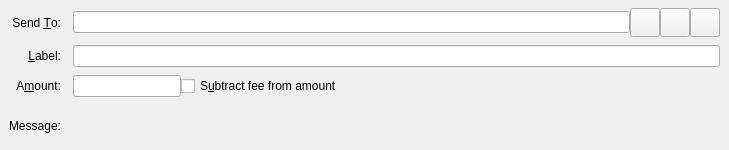
<?xml version="1.0" encoding="UTF-8"?>
<ui version="4.0">
 <class>SendCoinsEntry</class>
 <widget class="QStackedWidget" name="SendCoinsEntry">
  <property name="geometry">
   <rect>
    <x>0</x>
    <y>0</y>
    <width>729</width>
    <height>150</height>
   </rect>
  </property>
  <property name="focusPolicy">
   <enum>Qt::TabFocus</enum>
  </property>
  <property name="autoFillBackground">
   <bool>false</bool>
  </property>
  <widget class="QFrame" name="SendCoins">
   <property name="toolTip">
    <string>This is a normal payment.</string>
   </property>
   <property name="frameShape">
    <enum>QFrame::NoFrame</enum>
   </property>
   <layout class="QGridLayout" name="gridLayout">
    <property name="topMargin">
     <number>8</number>
    </property>
    <property name="bottomMargin">
     <number>4</number>
    </property>
    <property name="horizontalSpacing">
     <number>12</number>
    </property>
    <property name="verticalSpacing">
     <number>8</number>
    </property>
    <item row="2" column="1">
     <layout class="QHBoxLayout" name="horizontalLayoutAmount" stretch="0,1">
      <item>
       <widget class="Hemp0xAmountField" name="payAmount"/>
      </item>
      <item>
       <widget class="QCheckBox" name="checkboxSubtractFeeFromAmount">
        <property name="toolTip">
         <string>The fee will be deducted from the amount being sent. The recipient will receive less hemp0xs than you enter in the amount field. If multiple recipients are selected, the fee is split equally.</string>
        </property>
        <property name="text">
         <string>S&amp;ubtract fee from amount</string>
        </property>
       </widget>
      </item>
     </layout>
    </item>
    <item row="3" column="1">
     <widget class="QLabel" name="messageTextLabel">
      <property name="toolTip">
       <string>A message that was attached to the hemp0x: URI which will be stored with the transaction for your reference. Note: This message will not be sent over the Hemp0x network.</string>
      </property>
      <property name="textFormat">
       <enum>Qt::PlainText</enum>
      </property>
     </widget>
    </item>
    <item row="1" column="0">
     <widget class="QLabel" name="labellLabel">
      <property name="text">
       <string>&amp;Label:</string>
      </property>
      <property name="alignment">
       <set>Qt::AlignRight|Qt::AlignTrailing|Qt::AlignVCenter</set>
      </property>
      <property name="buddy">
       <cstring>addAsLabel</cstring>
      </property>
     </widget>
    </item>
    <item row="0" column="1">
     <layout class="QHBoxLayout" name="payToLayout">
      <property name="spacing">
       <number>0</number>
      </property>
      <item>
       <widget class="QValidatedLineEdit" name="payTo">
        <property name="toolTip">
         <string>The Hemp0x address to send the payment to</string>
        </property>
       </widget>
      </item>
      <item>
       <widget class="QToolButton" name="addressBookButton">
        <property name="toolTip">
         <string>Choose previously used address</string>
        </property>
        <property name="text">
         <string/>
        </property>
        <property name="icon">
         <iconset resource="../hemp0x.qrc">
          <normaloff>:/icons/address-book</normaloff>:/icons/address-book</iconset>
        </property>
        <property name="iconSize">
         <size>
          <width>22</width>
          <height>22</height>
         </size>
        </property>
        <property name="shortcut">
         <string>Alt+A</string>
        </property>
       </widget>
      </item>
      <item>
       <widget class="QToolButton" name="pasteButton">
        <property name="toolTip">
         <string>Paste address from clipboard</string>
        </property>
        <property name="text">
         <string/>
        </property>
        <property name="icon">
         <iconset resource="../hemp0x.qrc">
          <normaloff>:/icons/editpaste</normaloff>:/icons/editpaste</iconset>
        </property>
        <property name="iconSize">
         <size>
          <width>22</width>
          <height>22</height>
         </size>
        </property>
        <property name="shortcut">
         <string>Alt+P</string>
        </property>
       </widget>
      </item>
      <item>
       <widget class="QToolButton" name="deleteButton">
        <property name="toolTip">
         <string>Remove this entry</string>
        </property>
        <property name="text">
         <string/>
        </property>
        <property name="icon">
         <iconset resource="../hemp0x.qrc">
          <normaloff>:/icons/remove</normaloff>:/icons/remove</iconset>
        </property>
        <property name="iconSize">
         <size>
          <width>22</width>
          <height>22</height>
         </size>
        </property>
       </widget>
      </item>
     </layout>
    </item>
    <item row="2" column="0">
     <widget class="QLabel" name="amountLabel">
      <property name="text">
       <string>A&amp;mount:</string>
      </property>
      <property name="alignment">
       <set>Qt::AlignRight|Qt::AlignTrailing|Qt::AlignVCenter</set>
      </property>
      <property name="buddy">
       <cstring>payAmount</cstring>
      </property>
     </widget>
    </item>
    <item row="1" column="1">
     <widget class="QLineEdit" name="addAsLabel">
      <property name="toolTip">
       <string>Enter a label for this address to add it to the list of used addresses</string>
      </property>
     </widget>
    </item>
    <item row="3" column="0">
     <widget class="QLabel" name="messageLabel">
      <property name="text">
       <string>Message:</string>
      </property>
      <property name="alignment">
       <set>Qt::AlignRight|Qt::AlignTrailing|Qt::AlignVCenter</set>
      </property>
     </widget>
    </item>
    <item row="0" column="0">
     <widget class="QLabel" name="payToLabel">
      <property name="text">
       <string>Send &amp;To:</string>
      </property>
      <property name="alignment">
       <set>Qt::AlignRight|Qt::AlignTrailing|Qt::AlignVCenter</set>
      </property>
      <property name="buddy">
       <cstring>payTo</cstring>
      </property>
     </widget>
    </item>
   </layout>
  </widget>
  <widget class="QFrame" name="SendCoins_UnauthenticatedPaymentRequest">
   <property name="palette">
    <palette>
     <active>
      <colorrole role="WindowText">
       <brush brushstyle="SolidPattern">
        <color alpha="255">
         <red>0</red>
         <green>0</green>
         <blue>0</blue>
        </color>
       </brush>
      </colorrole>
      <colorrole role="Button">
       <brush brushstyle="SolidPattern">
        <color alpha="255">
         <red>255</red>
         <green>255</green>
         <blue>127</blue>
        </color>
       </brush>
      </colorrole>
      <colorrole role="Light">
       <brush brushstyle="SolidPattern">
        <color alpha="255">
         <red>255</red>
         <green>255</green>
         <blue>255</blue>
        </color>
       </brush>
      </colorrole>
      <colorrole role="Midlight">
       <brush brushstyle="SolidPattern">
        <color alpha="255">
         <red>255</red>
         <green>255</green>
         <blue>191</blue>
        </color>
       </brush>
      </colorrole>
      <colorrole role="Dark">
       <brush brushstyle="SolidPattern">
        <color alpha="255">
         <red>127</red>
         <green>127</green>
         <blue>63</blue>
        </color>
       </brush>
      </colorrole>
      <colorrole role="Mid">
       <brush brushstyle="SolidPattern">
        <color alpha="255">
         <red>170</red>
         <green>170</green>
         <blue>84</blue>
        </color>
       </brush>
      </colorrole>
      <colorrole role="Text">
       <brush brushstyle="SolidPattern">
        <color alpha="255">
         <red>0</red>
         <green>0</green>
         <blue>0</blue>
        </color>
       </brush>
      </colorrole>
      <colorrole role="BrightText">
       <brush brushstyle="SolidPattern">
        <color alpha="255">
         <red>255</red>
         <green>255</green>
         <blue>255</blue>
        </color>
       </brush>
      </colorrole>
      <colorrole role="ButtonText">
       <brush brushstyle="SolidPattern">
        <color alpha="255">
         <red>0</red>
         <green>0</green>
         <blue>0</blue>
        </color>
       </brush>
      </colorrole>
      <colorrole role="Base">
       <brush brushstyle="SolidPattern">
        <color alpha="255">
         <red>255</red>
         <green>255</green>
         <blue>255</blue>
        </color>
       </brush>
      </colorrole>
      <colorrole role="Window">
       <brush brushstyle="SolidPattern">
        <color alpha="255">
         <red>255</red>
         <green>255</green>
         <blue>127</blue>
        </color>
       </brush>
      </colorrole>
      <colorrole role="Shadow">
       <brush brushstyle="SolidPattern">
        <color alpha="255">
         <red>0</red>
         <green>0</green>
         <blue>0</blue>
        </color>
       </brush>
      </colorrole>
      <colorrole role="AlternateBase">
       <brush brushstyle="SolidPattern">
        <color alpha="255">
         <red>255</red>
         <green>255</green>
         <blue>191</blue>
        </color>
       </brush>
      </colorrole>
      <colorrole role="ToolTipBase">
       <brush brushstyle="SolidPattern">
        <color alpha="255">
         <red>255</red>
         <green>255</green>
         <blue>220</blue>
        </color>
       </brush>
      </colorrole>
      <colorrole role="ToolTipText">
       <brush brushstyle="SolidPattern">
        <color alpha="255">
         <red>0</red>
         <green>0</green>
         <blue>0</blue>
        </color>
       </brush>
      </colorrole>
     </active>
     <inactive>
      <colorrole role="WindowText">
       <brush brushstyle="SolidPattern">
        <color alpha="255">
         <red>0</red>
         <green>0</green>
         <blue>0</blue>
        </color>
       </brush>
      </colorrole>
      <colorrole role="Button">
       <brush brushstyle="SolidPattern">
        <color alpha="255">
         <red>255</red>
         <green>255</green>
         <blue>127</blue>
        </color>
       </brush>
      </colorrole>
      <colorrole role="Light">
       <brush brushstyle="SolidPattern">
        <color alpha="255">
         <red>255</red>
         <green>255</green>
         <blue>255</blue>
        </color>
       </brush>
      </colorrole>
      <colorrole role="Midlight">
       <brush brushstyle="SolidPattern">
        <color alpha="255">
         <red>255</red>
         <green>255</green>
         <blue>191</blue>
        </color>
       </brush>
      </colorrole>
      <colorrole role="Dark">
       <brush brushstyle="SolidPattern">
        <color alpha="255">
         <red>127</red>
         <green>127</green>
         <blue>63</blue>
        </color>
       </brush>
      </colorrole>
      <colorrole role="Mid">
       <brush brushstyle="SolidPattern">
        <color alpha="255">
         <red>170</red>
         <green>170</green>
         <blue>84</blue>
        </color>
       </brush>
      </colorrole>
      <colorrole role="Text">
       <brush brushstyle="SolidPattern">
        <color alpha="255">
         <red>0</red>
         <green>0</green>
         <blue>0</blue>
        </color>
       </brush>
      </colorrole>
      <colorrole role="BrightText">
       <brush brushstyle="SolidPattern">
        <color alpha="255">
         <red>255</red>
         <green>255</green>
         <blue>255</blue>
        </color>
       </brush>
      </colorrole>
      <colorrole role="ButtonText">
       <brush brushstyle="SolidPattern">
        <color alpha="255">
         <red>0</red>
         <green>0</green>
         <blue>0</blue>
        </color>
       </brush>
      </colorrole>
      <colorrole role="Base">
       <brush brushstyle="SolidPattern">
        <color alpha="255">
         <red>255</red>
         <green>255</green>
         <blue>255</blue>
        </color>
       </brush>
      </colorrole>
      <colorrole role="Window">
       <brush brushstyle="SolidPattern">
        <color alpha="255">
         <red>255</red>
         <green>255</green>
         <blue>127</blue>
        </color>
       </brush>
      </colorrole>
      <colorrole role="Shadow">
       <brush brushstyle="SolidPattern">
        <color alpha="255">
         <red>0</red>
         <green>0</green>
         <blue>0</blue>
        </color>
       </brush>
      </colorrole>
      <colorrole role="AlternateBase">
       <brush brushstyle="SolidPattern">
        <color alpha="255">
         <red>255</red>
         <green>255</green>
         <blue>191</blue>
        </color>
       </brush>
      </colorrole>
      <colorrole role="ToolTipBase">
       <brush brushstyle="SolidPattern">
        <color alpha="255">
         <red>255</red>
         <green>255</green>
         <blue>220</blue>
        </color>
       </brush>
      </colorrole>
      <colorrole role="ToolTipText">
       <brush brushstyle="SolidPattern">
        <color alpha="255">
         <red>0</red>
         <green>0</green>
         <blue>0</blue>
        </color>
       </brush>
      </colorrole>
     </inactive>
     <disabled>
      <colorrole role="WindowText">
       <brush brushstyle="SolidPattern">
        <color alpha="255">
         <red>127</red>
         <green>127</green>
         <blue>63</blue>
        </color>
       </brush>
      </colorrole>
      <colorrole role="Button">
       <brush brushstyle="SolidPattern">
        <color alpha="255">
         <red>255</red>
         <green>255</green>
         <blue>127</blue>
        </color>
       </brush>
      </colorrole>
      <colorrole role="Light">
       <brush brushstyle="SolidPattern">
        <color alpha="255">
         <red>255</red>
         <green>255</green>
         <blue>255</blue>
        </color>
       </brush>
      </colorrole>
      <colorrole role="Midlight">
       <brush brushstyle="SolidPattern">
        <color alpha="255">
         <red>255</red>
         <green>255</green>
         <blue>191</blue>
        </color>
       </brush>
      </colorrole>
      <colorrole role="Dark">
       <brush brushstyle="SolidPattern">
        <color alpha="255">
         <red>127</red>
         <green>127</green>
         <blue>63</blue>
        </color>
       </brush>
      </colorrole>
      <colorrole role="Mid">
       <brush brushstyle="SolidPattern">
        <color alpha="255">
         <red>170</red>
         <green>170</green>
         <blue>84</blue>
        </color>
       </brush>
      </colorrole>
      <colorrole role="Text">
       <brush brushstyle="SolidPattern">
        <color alpha="255">
         <red>127</red>
         <green>127</green>
         <blue>63</blue>
        </color>
       </brush>
      </colorrole>
      <colorrole role="BrightText">
       <brush brushstyle="SolidPattern">
        <color alpha="255">
         <red>255</red>
         <green>255</green>
         <blue>255</blue>
        </color>
       </brush>
      </colorrole>
      <colorrole role="ButtonText">
       <brush brushstyle="SolidPattern">
        <color alpha="255">
         <red>127</red>
         <green>127</green>
         <blue>63</blue>
        </color>
       </brush>
      </colorrole>
      <colorrole role="Base">
       <brush brushstyle="SolidPattern">
        <color alpha="255">
         <red>255</red>
         <green>255</green>
         <blue>127</blue>
        </color>
       </brush>
      </colorrole>
      <colorrole role="Window">
       <brush brushstyle="SolidPattern">
        <color alpha="255">
         <red>255</red>
         <green>255</green>
         <blue>127</blue>
        </color>
       </brush>
      </colorrole>
      <colorrole role="Shadow">
       <brush brushstyle="SolidPattern">
        <color alpha="255">
         <red>0</red>
         <green>0</green>
         <blue>0</blue>
        </color>
       </brush>
      </colorrole>
      <colorrole role="AlternateBase">
       <brush brushstyle="SolidPattern">
        <color alpha="255">
         <red>255</red>
         <green>255</green>
         <blue>127</blue>
        </color>
       </brush>
      </colorrole>
      <colorrole role="ToolTipBase">
       <brush brushstyle="SolidPattern">
        <color alpha="255">
         <red>255</red>
         <green>255</green>
         <blue>220</blue>
        </color>
       </brush>
      </colorrole>
      <colorrole role="ToolTipText">
       <brush brushstyle="SolidPattern">
        <color alpha="255">
         <red>0</red>
         <green>0</green>
         <blue>0</blue>
        </color>
       </brush>
      </colorrole>
     </disabled>
    </palette>
   </property>
   <property name="toolTip">
    <string>This is an unauthenticated payment request.</string>
   </property>
   <property name="autoFillBackground">
    <bool>true</bool>
   </property>
   <property name="frameShape">
    <enum>QFrame::NoFrame</enum>
   </property>
   <layout class="QGridLayout" name="gridLayout_is">
    <property name="spacing">
     <number>12</number>
    </property>
    <item row="0" column="0">
     <widget class="QLabel" name="payToLabel_is">
      <property name="text">
       <string>Send to:</string>
      </property>
      <property name="alignment">
       <set>Qt::AlignRight|Qt::AlignTrailing|Qt::AlignVCenter</set>
      </property>
     </widget>
    </item>
    <item row="0" column="1">
     <layout class="QHBoxLayout" name="payToLayout_is">
      <property name="spacing">
       <number>0</number>
      </property>
      <item>
       <widget class="QLabel" name="payTo_is"/>
      </item>
      <item>
       <widget class="QToolButton" name="deleteButton_is">
        <property name="toolTip">
         <string>Remove this entry</string>
        </property>
        <property name="text">
         <string/>
        </property>
        <property name="icon">
         <iconset resource="../hemp0x.qrc">
          <normaloff>:/icons/remove</normaloff>:/icons/remove</iconset>
        </property>
       </widget>
      </item>
     </layout>
    </item>
    <item row="1" column="0">
     <widget class="QLabel" name="memoLabel_is">
      <property name="text">
       <string>Memo:</string>
      </property>
      <property name="alignment">
       <set>Qt::AlignRight|Qt::AlignTrailing|Qt::AlignVCenter</set>
      </property>
     </widget>
    </item>
    <item row="1" column="1">
     <widget class="QLabel" name="memoTextLabel_is">
      <property name="textFormat">
       <enum>Qt::PlainText</enum>
      </property>
     </widget>
    </item>
    <item row="2" column="0">
     <widget class="QLabel" name="amountLabel_is">
      <property name="text">
       <string>A&amp;mount:</string>
      </property>
      <property name="alignment">
       <set>Qt::AlignRight|Qt::AlignTrailing|Qt::AlignVCenter</set>
      </property>
      <property name="buddy">
       <cstring>payAmount_is</cstring>
      </property>
     </widget>
    </item>
    <item row="2" column="1">
     <widget class="Hemp0xAmountField" name="payAmount_is">
      <property name="acceptDrops">
       <bool>false</bool>
      </property>
     </widget>
    </item>
   </layout>
  </widget>
  <widget class="QFrame" name="SendCoins_AuthenticatedPaymentRequest">
   <property name="palette">
    <palette>
     <active>
      <colorrole role="WindowText">
       <brush brushstyle="SolidPattern">
        <color alpha="255">
         <red>0</red>
         <green>0</green>
         <blue>0</blue>
        </color>
       </brush>
      </colorrole>
      <colorrole role="Button">
       <brush brushstyle="SolidPattern">
        <color alpha="255">
         <red>140</red>
         <green>232</green>
         <blue>119</blue>
        </color>
       </brush>
      </colorrole>
      <colorrole role="Light">
       <brush brushstyle="SolidPattern">
        <color alpha="255">
         <red>230</red>
         <green>255</green>
         <blue>224</blue>
        </color>
       </brush>
      </colorrole>
      <colorrole role="Midlight">
       <brush brushstyle="SolidPattern">
        <color alpha="255">
         <red>185</red>
         <green>243</green>
         <blue>171</blue>
        </color>
       </brush>
      </colorrole>
      <colorrole role="Dark">
       <brush brushstyle="SolidPattern">
        <color alpha="255">
         <red>70</red>
         <green>116</green>
         <blue>59</blue>
        </color>
       </brush>
      </colorrole>
      <colorrole role="Mid">
       <brush brushstyle="SolidPattern">
        <color alpha="255">
         <red>93</red>
         <green>155</green>
         <blue>79</blue>
        </color>
       </brush>
      </colorrole>
      <colorrole role="Text">
       <brush brushstyle="SolidPattern">
        <color alpha="255">
         <red>0</red>
         <green>0</green>
         <blue>0</blue>
        </color>
       </brush>
      </colorrole>
      <colorrole role="BrightText">
       <brush brushstyle="SolidPattern">
        <color alpha="255">
         <red>155</red>
         <green>255</green>
         <blue>147</blue>
        </color>
       </brush>
      </colorrole>
      <colorrole role="ButtonText">
       <brush brushstyle="SolidPattern">
        <color alpha="255">
         <red>0</red>
         <green>0</green>
         <blue>0</blue>
        </color>
       </brush>
      </colorrole>
      <colorrole role="Base">
       <brush brushstyle="SolidPattern">
        <color alpha="255">
         <red>119</red>
         <green>255</green>
         <blue>233</blue>
        </color>
       </brush>
      </colorrole>
      <colorrole role="Window">
       <brush brushstyle="SolidPattern">
        <color alpha="255">
         <red>140</red>
         <green>232</green>
         <blue>119</blue>
        </color>
       </brush>
      </colorrole>
      <colorrole role="Shadow">
       <brush brushstyle="SolidPattern">
        <color alpha="255">
         <red>0</red>
         <green>0</green>
         <blue>0</blue>
        </color>
       </brush>
      </colorrole>
      <colorrole role="AlternateBase">
       <brush brushstyle="SolidPattern">
        <color alpha="255">
         <red>197</red>
         <green>243</green>
         <blue>187</blue>
        </color>
       </brush>
      </colorrole>
      <colorrole role="NoRole">
       <brush brushstyle="SolidPattern">
        <color alpha="255">
         <red>125</red>
         <green>194</green>
         <blue>122</blue>
        </color>
       </brush>
      </colorrole>
      <colorrole role="ToolTipBase">
       <brush brushstyle="SolidPattern">
        <color alpha="255">
         <red>255</red>
         <green>255</green>
         <blue>220</blue>
        </color>
       </brush>
      </colorrole>
      <colorrole role="ToolTipText">
       <brush brushstyle="SolidPattern">
        <color alpha="255">
         <red>0</red>
         <green>0</green>
         <blue>0</blue>
        </color>
       </brush>
      </colorrole>
     </active>
     <inactive>
      <colorrole role="WindowText">
       <brush brushstyle="SolidPattern">
        <color alpha="255">
         <red>0</red>
         <green>0</green>
         <blue>0</blue>
        </color>
       </brush>
      </colorrole>
      <colorrole role="Button">
       <brush brushstyle="SolidPattern">
        <color alpha="255">
         <red>140</red>
         <green>232</green>
         <blue>119</blue>
        </color>
       </brush>
      </colorrole>
      <colorrole role="Light">
       <brush brushstyle="SolidPattern">
        <color alpha="255">
         <red>230</red>
         <green>255</green>
         <blue>224</blue>
        </color>
       </brush>
      </colorrole>
      <colorrole role="Midlight">
       <brush brushstyle="SolidPattern">
        <color alpha="255">
         <red>185</red>
         <green>243</green>
         <blue>171</blue>
        </color>
       </brush>
      </colorrole>
      <colorrole role="Dark">
       <brush brushstyle="SolidPattern">
        <color alpha="255">
         <red>70</red>
         <green>116</green>
         <blue>59</blue>
        </color>
       </brush>
      </colorrole>
      <colorrole role="Mid">
       <brush brushstyle="SolidPattern">
        <color alpha="255">
         <red>93</red>
         <green>155</green>
         <blue>79</blue>
        </color>
       </brush>
      </colorrole>
      <colorrole role="Text">
       <brush brushstyle="SolidPattern">
        <color alpha="255">
         <red>0</red>
         <green>0</green>
         <blue>0</blue>
        </color>
       </brush>
      </colorrole>
      <colorrole role="BrightText">
       <brush brushstyle="SolidPattern">
        <color alpha="255">
         <red>155</red>
         <green>255</green>
         <blue>147</blue>
        </color>
       </brush>
      </colorrole>
      <colorrole role="ButtonText">
       <brush brushstyle="SolidPattern">
        <color alpha="255">
         <red>0</red>
         <green>0</green>
         <blue>0</blue>
        </color>
       </brush>
      </colorrole>
      <colorrole role="Base">
       <brush brushstyle="SolidPattern">
        <color alpha="255">
         <red>119</red>
         <green>255</green>
         <blue>233</blue>
        </color>
       </brush>
      </colorrole>
      <colorrole role="Window">
       <brush brushstyle="SolidPattern">
        <color alpha="255">
         <red>140</red>
         <green>232</green>
         <blue>119</blue>
        </color>
       </brush>
      </colorrole>
      <colorrole role="Shadow">
       <brush brushstyle="SolidPattern">
        <color alpha="255">
         <red>0</red>
         <green>0</green>
         <blue>0</blue>
        </color>
       </brush>
      </colorrole>
      <colorrole role="AlternateBase">
       <brush brushstyle="SolidPattern">
        <color alpha="255">
         <red>197</red>
         <green>243</green>
         <blue>187</blue>
        </color>
       </brush>
      </colorrole>
      <colorrole role="NoRole">
       <brush brushstyle="SolidPattern">
        <color alpha="255">
         <red>125</red>
         <green>194</green>
         <blue>122</blue>
        </color>
       </brush>
      </colorrole>
      <colorrole role="ToolTipBase">
       <brush brushstyle="SolidPattern">
        <color alpha="255">
         <red>255</red>
         <green>255</green>
         <blue>220</blue>
        </color>
       </brush>
      </colorrole>
      <colorrole role="ToolTipText">
       <brush brushstyle="SolidPattern">
        <color alpha="255">
         <red>0</red>
         <green>0</green>
         <blue>0</blue>
        </color>
       </brush>
      </colorrole>
     </inactive>
     <disabled>
      <colorrole role="WindowText">
       <brush brushstyle="SolidPattern">
        <color alpha="255">
         <red>70</red>
         <green>116</green>
         <blue>59</blue>
        </color>
       </brush>
      </colorrole>
      <colorrole role="Button">
       <brush brushstyle="SolidPattern">
        <color alpha="255">
         <red>140</red>
         <green>232</green>
         <blue>119</blue>
        </color>
       </brush>
      </colorrole>
      <colorrole role="Light">
       <brush brushstyle="SolidPattern">
        <color alpha="255">
         <red>230</red>
         <green>255</green>
         <blue>224</blue>
        </color>
       </brush>
      </colorrole>
      <colorrole role="Midlight">
       <brush brushstyle="SolidPattern">
        <color alpha="255">
         <red>185</red>
         <green>243</green>
         <blue>171</blue>
        </color>
       </brush>
      </colorrole>
      <colorrole role="Dark">
       <brush brushstyle="SolidPattern">
        <color alpha="255">
         <red>70</red>
         <green>116</green>
         <blue>59</blue>
        </color>
       </brush>
      </colorrole>
      <colorrole role="Mid">
       <brush brushstyle="SolidPattern">
        <color alpha="255">
         <red>93</red>
         <green>155</green>
         <blue>79</blue>
        </color>
       </brush>
      </colorrole>
      <colorrole role="Text">
       <brush brushstyle="SolidPattern">
        <color alpha="255">
         <red>70</red>
         <green>116</green>
         <blue>59</blue>
        </color>
       </brush>
      </colorrole>
      <colorrole role="BrightText">
       <brush brushstyle="SolidPattern">
        <color alpha="255">
         <red>155</red>
         <green>255</green>
         <blue>147</blue>
        </color>
       </brush>
      </colorrole>
      <colorrole role="ButtonText">
       <brush brushstyle="SolidPattern">
        <color alpha="255">
         <red>70</red>
         <green>116</green>
         <blue>59</blue>
        </color>
       </brush>
      </colorrole>
      <colorrole role="Base">
       <brush brushstyle="SolidPattern">
        <color alpha="255">
         <red>140</red>
         <green>232</green>
         <blue>119</blue>
        </color>
       </brush>
      </colorrole>
      <colorrole role="Window">
       <brush brushstyle="SolidPattern">
        <color alpha="255">
         <red>140</red>
         <green>232</green>
         <blue>119</blue>
        </color>
       </brush>
      </colorrole>
      <colorrole role="Shadow">
       <brush brushstyle="SolidPattern">
        <color alpha="255">
         <red>0</red>
         <green>0</green>
         <blue>0</blue>
        </color>
       </brush>
      </colorrole>
      <colorrole role="AlternateBase">
       <brush brushstyle="SolidPattern">
        <color alpha="255">
         <red>140</red>
         <green>232</green>
         <blue>119</blue>
        </color>
       </brush>
      </colorrole>
      <colorrole role="NoRole">
       <brush brushstyle="SolidPattern">
        <color alpha="255">
         <red>125</red>
         <green>194</green>
         <blue>122</blue>
        </color>
       </brush>
      </colorrole>
      <colorrole role="ToolTipBase">
       <brush brushstyle="SolidPattern">
        <color alpha="255">
         <red>255</red>
         <green>255</green>
         <blue>220</blue>
        </color>
       </brush>
      </colorrole>
      <colorrole role="ToolTipText">
       <brush brushstyle="SolidPattern">
        <color alpha="255">
         <red>0</red>
         <green>0</green>
         <blue>0</blue>
        </color>
       </brush>
      </colorrole>
     </disabled>
    </palette>
   </property>
   <property name="toolTip">
    <string>This is an authenticated payment request.</string>
   </property>
   <property name="autoFillBackground">
    <bool>true</bool>
   </property>
   <property name="frameShape">
    <enum>QFrame::NoFrame</enum>
   </property>
   <layout class="QGridLayout" name="gridLayout_s">
    <property name="spacing">
     <number>12</number>
    </property>
    <item row="0" column="0">
     <widget class="QLabel" name="payToLabel_s">
      <property name="text">
       <string>Send to:</string>
      </property>
      <property name="alignment">
       <set>Qt::AlignRight|Qt::AlignTrailing|Qt::AlignVCenter</set>
      </property>
     </widget>
    </item>
    <item row="0" column="1">
     <layout class="QHBoxLayout" name="payToLayout_s">
      <property name="spacing">
       <number>0</number>
      </property>
      <item>
       <widget class="QLabel" name="payTo_s">
        <property name="textFormat">
         <enum>Qt::PlainText</enum>
        </property>
       </widget>
      </item>
      <item>
       <widget class="QToolButton" name="deleteButton_s">
        <property name="toolTip">
         <string>Remove this entry</string>
        </property>
        <property name="text">
         <string/>
        </property>
        <property name="icon">
         <iconset resource="../hemp0x.qrc">
          <normaloff>:/icons/remove</normaloff>:/icons/remove</iconset>
        </property>
       </widget>
      </item>
     </layout>
    </item>
    <item row="1" column="0">
     <widget class="QLabel" name="memoLabel_s">
      <property name="text">
       <string>Memo:</string>
      </property>
      <property name="alignment">
       <set>Qt::AlignRight|Qt::AlignTrailing|Qt::AlignVCenter</set>
      </property>
     </widget>
    </item>
    <item row="1" column="1">
     <widget class="QLabel" name="memoTextLabel_s">
      <property name="textFormat">
       <enum>Qt::PlainText</enum>
      </property>
     </widget>
    </item>
    <item row="2" column="0">
     <widget class="QLabel" name="amountLabel_s">
      <property name="text">
       <string>A&amp;mount:</string>
      </property>
      <property name="alignment">
       <set>Qt::AlignRight|Qt::AlignTrailing|Qt::AlignVCenter</set>
      </property>
      <property name="buddy">
       <cstring>payAmount_s</cstring>
      </property>
     </widget>
    </item>
    <item row="2" column="1">
     <widget class="Hemp0xAmountField" name="payAmount_s">
      <property name="acceptDrops">
       <bool>false</bool>
      </property>
     </widget>
    </item>
   </layout>
  </widget>
 </widget>
 <customwidgets>
  <customwidget>
   <class>QValidatedLineEdit</class>
   <extends>QLineEdit</extends>
   <header>qvalidatedlineedit.h</header>
  </customwidget>
  <customwidget>
   <class>Hemp0xAmountField</class>
   <extends>QLineEdit</extends>
   <header>hemp0xamountfield.h</header>
   <container>1</container>
  </customwidget>
 </customwidgets>
 <tabstops>
  <tabstop>payTo</tabstop>
  <tabstop>addressBookButton</tabstop>
  <tabstop>pasteButton</tabstop>
  <tabstop>deleteButton</tabstop>
  <tabstop>addAsLabel</tabstop>
  <tabstop>payAmount</tabstop>
  <tabstop>payAmount_is</tabstop>
  <tabstop>deleteButton_is</tabstop>
  <tabstop>payAmount_s</tabstop>
  <tabstop>deleteButton_s</tabstop>
 </tabstops>
 <resources>
  <include location="../hemp0x.qrc"/>
 </resources>
 <connections/>
</ui>
